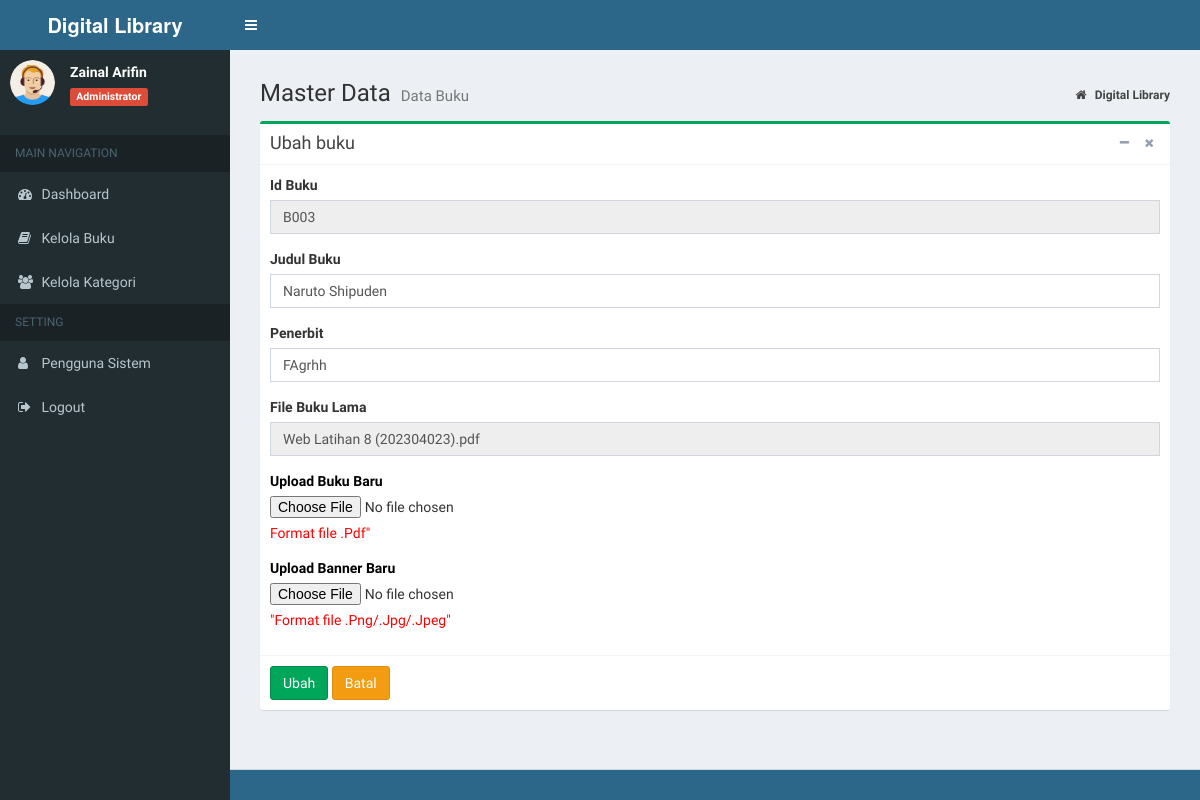
/index.php?page=MyApp/edit_buku&kode=B003 (signed in), run on an earlier commit of the app's database.
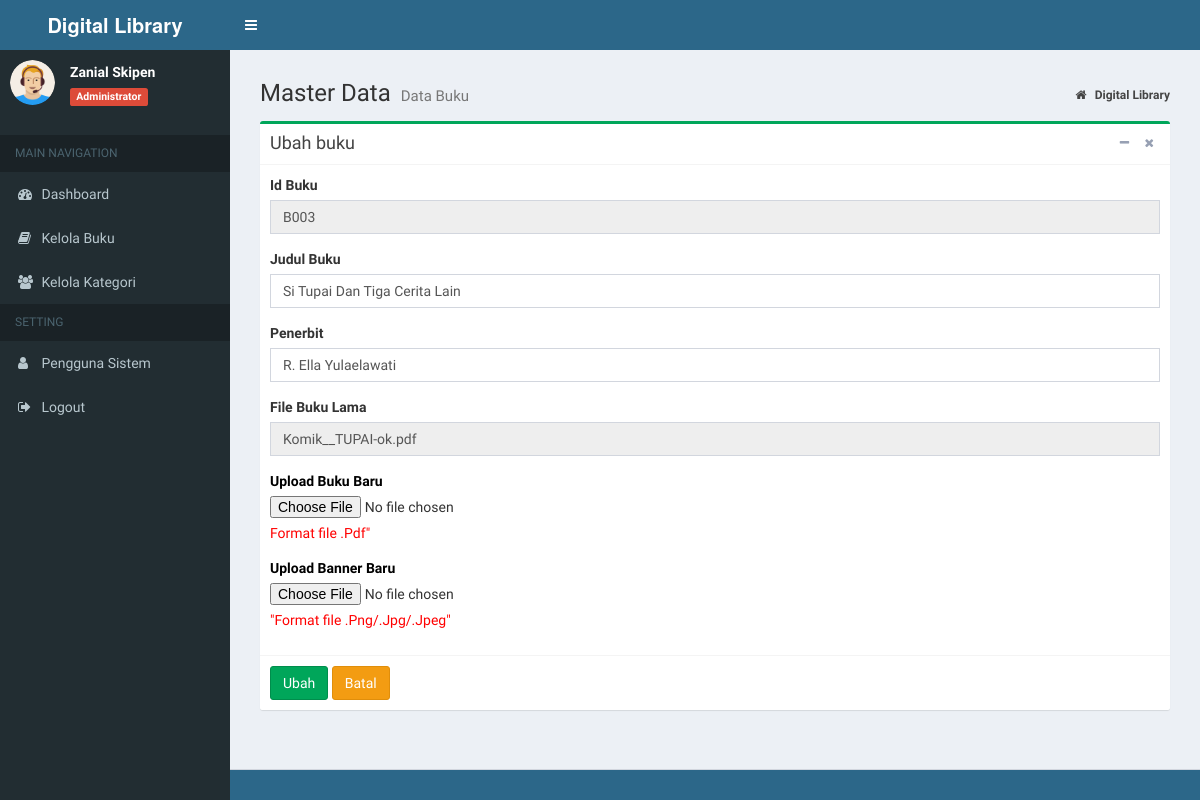
And on a later commit of the database.
### tables this page shows
CREATE TABLE `tb_buku` (
  `id_buku` varchar(10) NOT NULL,
  `id_kategori` int(11) NOT NULL,
  `judul_buku` varchar(900) NOT NULL,
  `penerbit` varchar(20) NOT NULL,
  `tgl` date NOT NULL,
  `file_buku` varchar(200) NOT NULL,
  `file_banner` varchar(200) NOT NULL
);

### admin/buku/edit_buku.php (the view, shortened to what the changed rows need)
<?php
    if(isset($_GET['kode'])){
        $sql_cek = "SELECT * FROM tb_buku WHERE id_buku='".$_GET['kode']."'";
        $query_cek = mysqli_query($koneksi, $sql_cek);
        $data_cek = mysqli_fetch_array($query_cek,MYSQLI_BOTH);
    }
?>
<section class="content-header">
	<h1>
		Master Data
		<small>Data Buku</small>
	</h1>
	<ol class="breadcrumb">
		<li>
			<a href="index.php">
				<i class="fa fa-home"></i>
				<b>Digital Library</b>
			</a>
		</li>
	</ol>
</section>
<section class="content">
	<div class="row">
		<div class="col-md-12">
			<div class="box box-success">
				<div class="box-header with-border">
					<h3 class="box-title">Ubah buku</h3>
					<div class="box-tools pull-right">
						<button type="button" class="btn btn-box-tool" data-widget="collapse">
							<i class="fa fa-minus"></i>
						</button>
						<button type="button" class="btn btn-box-tool" data-widget="remove">
							<i class="fa fa-remove"></i>
						</button>
					</div>
				</div>
				<form action="" method="post" enctype="multipart/form-data">
					<div class="box-body">
						<div class="form-group">
							<label>Id Buku</label>
							<input type='text' class="form-control" name="id_buku" value="<?php echo $data_cek['id_buku']; ?>"
							 readonly/>
						</div>
						<div class="form-group">
							<label>Judul Buku</label>
							<input type='text' class="form-control" name="judul_buku" value="<?php echo $data_cek['judul_buku']; ?>" maxlength="900"
							/>
						</div>
						<div class="form-group">
							<label>Penerbit</label>
							<input class="form-control" name="penerbit" value="<?php echo $data_cek['penerbit']; ?>" maxlength="20"
							/>
						</div>
						<div class="form-group">
							<label>File Buku Lama</label>
							<input class="form-control" value="<?php echo $data_cek['file_buku']; ?>" readonly/>
						</div>
						<div class="form-group">
							<label for="file_buku" style="color: #000">Upload Buku Baru</label>
							<input type="file" name="file_buku" id="file_buku">
							<p class="help-block">
								<font color="red">Format file .Pdf"</font>
							</p>
						</div>
						<div class="form-group">
							<label for="file_banner" style="color: #000">Upload Banner Baru</label>
							<input type="file" name="file_banner" id="file_banner">
							<p class="help-block">
								<font color="red">"Format file .Png/.Jpg/.Jpeg"</font>
							</p>
						</div>
					</div>
					<div class="box-footer">
						<input type="submit" name="Ubah" value="Ubah" class="btn btn-success">
						<a href="?page=MyApp/data_buku" class="btn btn-warning">Batal</a>
					</div>
				</form>
			</div>
</section>

### index.php (shortened to what the changed rows need)
<?php
    if (isset($_SESSION["ses_id"]) == ""){
		header("location: landing_page.php");
    } else if (isset($_SESSION["ses_username"]) != "") {
		$data_nama = $_SESSION["ses_nama"];
		$data_level = $_SESSION["ses_level"];
    } else if (isset($_SESSION["ses_id"]) != "") {
		header("location: page.php");
    }
    include "inc/koneksi.php";
?>
<!DOCTYPE html>
<html>
<head>
	<link rel="stylesheet" href="bootstrap/css/bootstrap.min.css">
	<link rel="stylesheet" href="https://cdnjs.cloudflare.com/ajax/libs/font-awesome/4.5.0/css/font-awesome.min.css">
	<link rel="stylesheet" href="https://cdnjs.cloudflare.com/ajax/libs/ionicons/2.0.1/css/ionicons.min.css">
	<link rel="stylesheet" href="plugins/datatables/dataTables.bootstrap.css">
	<link rel="stylesheet" href="plugins/select2/select2.min.css">
	<link rel="stylesheet" href="dist/css/AdminLTE.css">
	<link rel="stylesheet" href="dist/css/skins/_all-skins.min.css">
	<link rel="stylesheet" href="//cdnjs.cloudflare.com/ajax/libs/morris.js/0.5.1/morris.css">
</head>
<body class="hold-transition skin-blue sidebar-mini">
	<div class="wrapper">
		<aside class="main-sidebar">
			<section class="sidebar">
				<div class="user-panel">
					<div class="pull-left info">
						<p>
							<?php echo $data_nama; ?>
						</p>
						<span class="label label-danger">
							<?php echo $data_level; ?>
						</span>
					</div>
				</div>
			</section>
		</aside>
		<div class="content-wrapper">
			<section class="content">
			<?php
				if(isset($_GET['page'])){
					$hal = $_GET['page'];
					switch ($hal) {
						case 'MyApp/edit_buku':
							include "admin/buku/edit_buku.php";
							break;
					}
				}else{
					if($data_level=="Administrator"){
						include "home/admin.php";
					}
				}
			?>
			</section>
		</div>
</body>
</html>

What changed in the data, as far as the page shows it:
changed tb_buku "B003": judul_buku "Naruto Shipuden" → "Si Tupai Dan Tiga Cerita Lain"; penerbit "FAgrhh" → "R. Ella Yulaelawati"; file_buku "Web Latihan 8 (202304023).pdf" → "Komik__TUPAI-ok.pdf"
Also different on the page:
$data_nama: "Zainal Arifin" → "Zanial Skipen"
